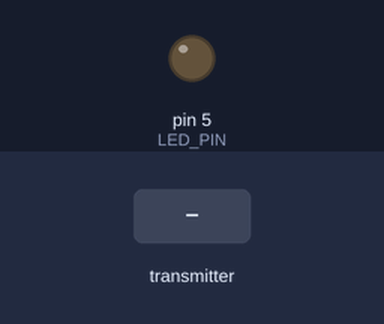
The sketch below on a simulated Arduino Uno, built with avr-gcc and run on an emulated ATmega328P. Shown: output pins drawn as LEDs (lit = HIGH). Inputs (shaded band) come from the test bench. No radio packets arrive unless stated.

Above: at 1.2 s.
1.3 s: the transmitter starts sending buttonPress = 1
At 2.0 s:
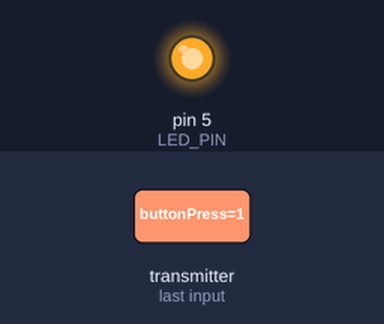
2.8 s: the transmitter starts sending buttonPress = 0
At 3.2 s:
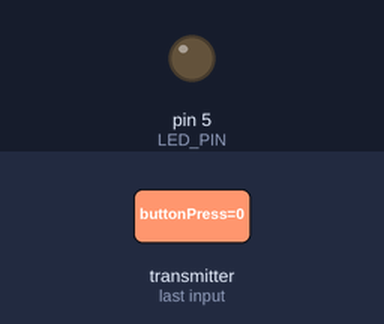
Timing chart, 0 to 5.8 s (numbered marks = the images above; inputs shaded):
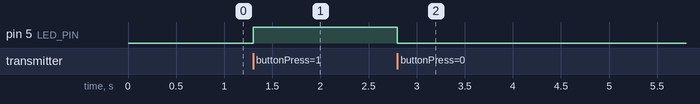

Measured:
- after the input at 1.3 s, pin 5 (LED_PIN): LOW → HIGH at once
- after the input at 2.8 s, pin 5 (LED_PIN): HIGH → LOW at once

The sketch:

Receiver_Code.ino
```cpp
#include <SPI.h>
#include <printf.h>
#include <nRF24L01.h>
#include <RF24_config.h>
#include <RF24.h>

//defining pins to be used in the setup - if you change connections, renumber them accordingly here
//-------------------
#define CE_PIN 2
#define CS_PIN 10
#define MOSI_PIN 11
#define MISO_PIN 12
#define SCK_PIN 13

#define BUTTON_PIN 3

#define LED_PIN 5
//-------------------

int buttonPress = 0;                               //variable to track whether the button is pressed

RF24 radio(CE_PIN, CS_PIN);                        //specifying the CE and CSN pins respectively

const byte address = "00001";                      //address is used by the transceivers to communicate with each other

void setup() {
  //defining input and output pins
  pinMode(BUTTON_PIN, INPUT);
  pinMode(LED_PIN, OUTPUT);

  //Serial.begin(19200);

  radio.begin();                                   //initializing the radio
  radio.openReadingPipe(1, address);               //start the channel to receive data
  radio.setPALevel(RF24_PA_MIN);                   //setting the power amplification level
  radio.startListening();                          //makes this module a receiver
}

void loop() {
  if (radio.available()) {                         //first checking if there is any available data
    radio.read(&buttonPress, sizeof(buttonPress)); //receiving the actual data

    //Serial.println(buttonPress);

      if(buttonPress) {
        digitalWrite(LED_PIN, HIGH);  //turning on the LED
      }
      else {
        digitalWrite(LED_PIN, LOW);
      }

      buttonPress = 0;
  }


}
```
